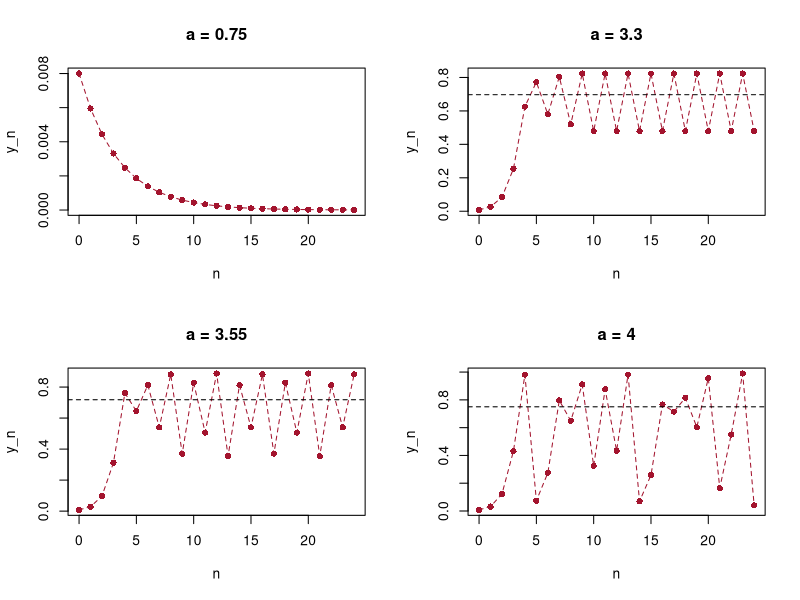

The R source for this figure:
# Abb. 1.22: Parameterstudie zum logistischen Wachstumsmodell (Buch, Abschnitt 1.3, Gl. 1.28)
# y_{n+1} = a y_n (1 - y_n) mit y_0 = 0.008 und a = 0.75, 3.3, 3.55, 4
# (c) 2026 Philipp Kügler · Programm zum Buch „Dynamische Systeme in den Lebenswissenschaften“ · MIT-Lizenz (siehe LICENSE)
y0 <- 0.008; N <- 24
n <- 0:N
par(mfrow = c(2, 2))
for (a in c(0.75, 3.3, 3.55, 4)) {
  y <- numeric(N + 1)
  y[1] <- y0
  for (k in 1:N) y[k + 1] <- a * y[k] * (1 - y[k])
  plot(n, y, type = "o", lty = 2, pch = 16, col = rgb(0.64, 0.08, 0.18), xlab = "n", ylab = "y_n", main = sprintf("a = %g", a))
  if (a > 1) abline(h = 1 - 1/a, lty = 2)        # stationärer Zustand 1 - 1/a
  cat(sprintf("a = %g:  y_21 ... y_24 =", a), sprintf("%.4g", y[22:25]), "\n")
}
